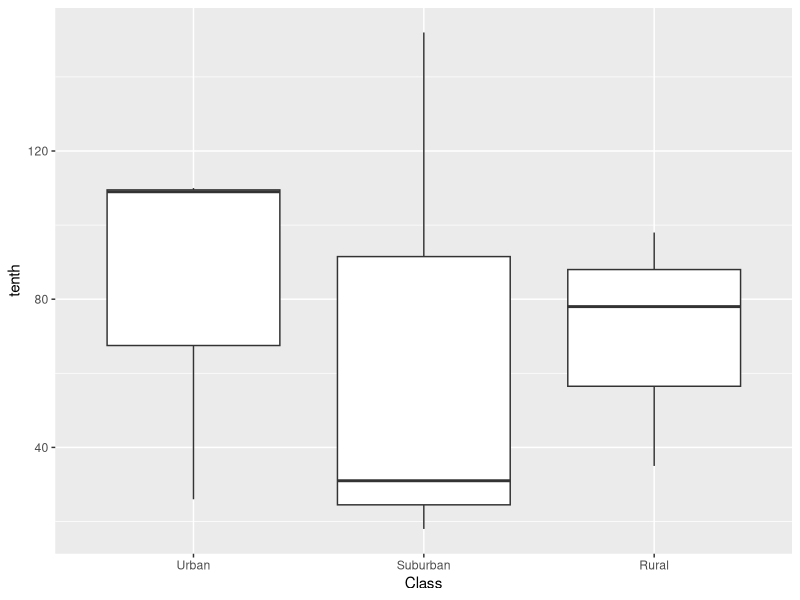
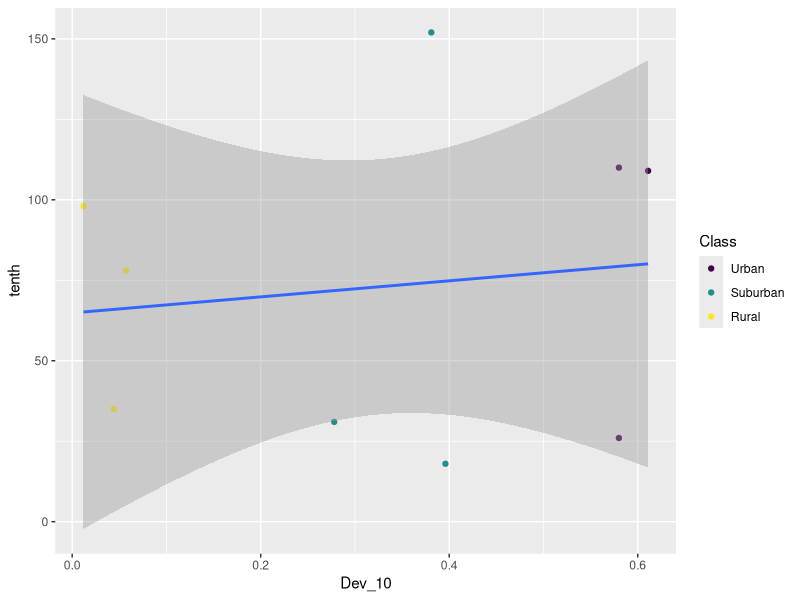

R code for these plots, in order:
library(tidyverse)

# Script to analyze frass data

# Goal is to run an ANOVAs and LM to see if there are differences of 
#biomass and phenology across an urbanization gradient

# read in data

pheno_data <- read.csv("data_products/frass_pheno.csv")

# check to see if the urbanization levels are in the correct order
levels(pheno_data$Class) # not a factor so reorder

pheno_data$Class <- ordered(pheno_data$Class, levels = c("Urban",
                                                         "Suburban",
                                                         "Rural"))

# First we will do this for the tenth percentile

#Let's visualize the data first
ggplot() + 
  geom_boxplot(pheno_data, mapping = aes(x = Class, y = tenth))

tenth.anova <- aov(tenth ~ Class, data = pheno_data)
summary(tenth.anova)
TukeyHSD(tenth.anova)

# Now let's add in the Urbanization gradient from GIS DATA
urb_data <- read.csv("data_products/urbanization_gradient.csv")
pheno_data_urb <- left_join(pheno_data, urb_data)

ggplot(pheno_data_urb, aes(x = Dev_10, y = tenth)) + 
  geom_point(mapping = aes(color = Class)) + 
  geom_smooth(mapping = aes(), method = 'lm')

tenth.lm <- lm(formula = fifty ~ Dev_10, data = pheno_data_urb)
summary(tenth.lm)  

## Try to see if you can do this on your own for the for tenth and fiftieth percentiles
## FOr both annovas and lm 
## What do these results mean?



## Also try the whole process for biomass (you'll have to read in new data)


